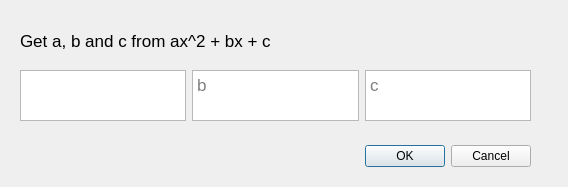
<?xml version="1.0" encoding="UTF-8"?>
<ui version="4.0">
 <class>Dialog</class>
 <widget class="QDialog" name="Dialog">
  <property name="geometry">
   <rect>
    <x>0</x>
    <y>0</y>
    <width>568</width>
    <height>187</height>
   </rect>
  </property>
  <property name="windowTitle">
   <string>Dialog</string>
  </property>
  <widget class="QDialogButtonBox" name="buttonBox">
   <property name="geometry">
    <rect>
     <x>230</x>
     <y>140</y>
     <width>301</width>
     <height>32</height>
    </rect>
   </property>
   <property name="orientation">
    <enum>Qt::Horizontal</enum>
   </property>
   <property name="standardButtons">
    <set>QDialogButtonBox::Cancel|QDialogButtonBox::Ok</set>
   </property>
  </widget>
  <widget class="QLabel" name="label">
   <property name="geometry">
    <rect>
     <x>20</x>
     <y>10</y>
     <width>441</width>
     <height>61</height>
    </rect>
   </property>
   <property name="font">
    <font>
     <pointsize>13</pointsize>
     <underline>false</underline>
     <kerning>false</kerning>
    </font>
   </property>
   <property name="text">
    <string>Get a, b and c from ax^2 + bx + c</string>
   </property>
  </widget>
  <widget class="QWidget" name="">
   <property name="geometry">
    <rect>
     <x>20</x>
     <y>70</y>
     <width>511</width>
     <height>51</height>
    </rect>
   </property>
   <layout class="QHBoxLayout" name="horizontalLayout">
    <item>
     <widget class="QPlainTextEdit" name="plainTextEdit_2">
      <property name="font">
       <font>
        <pointsize>13</pointsize>
       </font>
      </property>
      <property name="documentTitle">
       <string/>
      </property>
      <property name="readOnly">
       <bool>false</bool>
      </property>
      <property name="plainText">
       <string/>
      </property>
      <property name="overwriteMode">
       <bool>true</bool>
      </property>
      <property name="tabStopWidth">
       <number>80</number>
      </property>
      <property name="placeholderText">
       <string>a</string>
      </property>
     </widget>
    </item>
    <item>
     <widget class="QPlainTextEdit" name="plainTextEdit">
      <property name="font">
       <font>
        <pointsize>13</pointsize>
       </font>
      </property>
      <property name="tabStopWidth">
       <number>80</number>
      </property>
      <property name="placeholderText">
       <string>b</string>
      </property>
     </widget>
    </item>
    <item>
     <widget class="QPlainTextEdit" name="plainTextEdit_3">
      <property name="font">
       <font>
        <pointsize>13</pointsize>
       </font>
      </property>
      <property name="styleSheet">
       <string notr="true"/>
      </property>
      <property name="lineWrapMode">
       <enum>QPlainTextEdit::WidgetWidth</enum>
      </property>
      <property name="overwriteMode">
       <bool>false</bool>
      </property>
      <property name="tabStopWidth">
       <number>80</number>
      </property>
      <property name="centerOnScroll">
       <bool>false</bool>
      </property>
      <property name="placeholderText">
       <string>c</string>
      </property>
     </widget>
    </item>
   </layout>
  </widget>
 </widget>
 <resources/>
 <connections>
  <connection>
   <sender>buttonBox</sender>
   <signal>accepted()</signal>
   <receiver>Dialog</receiver>
   <slot>accept()</slot>
   <hints>
    <hint type="sourcelabel">
     <x>248</x>
     <y>254</y>
    </hint>
    <hint type="destinationlabel">
     <x>157</x>
     <y>274</y>
    </hint>
   </hints>
  </connection>
  <connection>
   <sender>buttonBox</sender>
   <signal>rejected()</signal>
   <receiver>Dialog</receiver>
   <slot>reject()</slot>
   <hints>
    <hint type="sourcelabel">
     <x>316</x>
     <y>260</y>
    </hint>
    <hint type="destinationlabel">
     <x>286</x>
     <y>274</y>
    </hint>
   </hints>
  </connection>
 </connections>
</ui>
